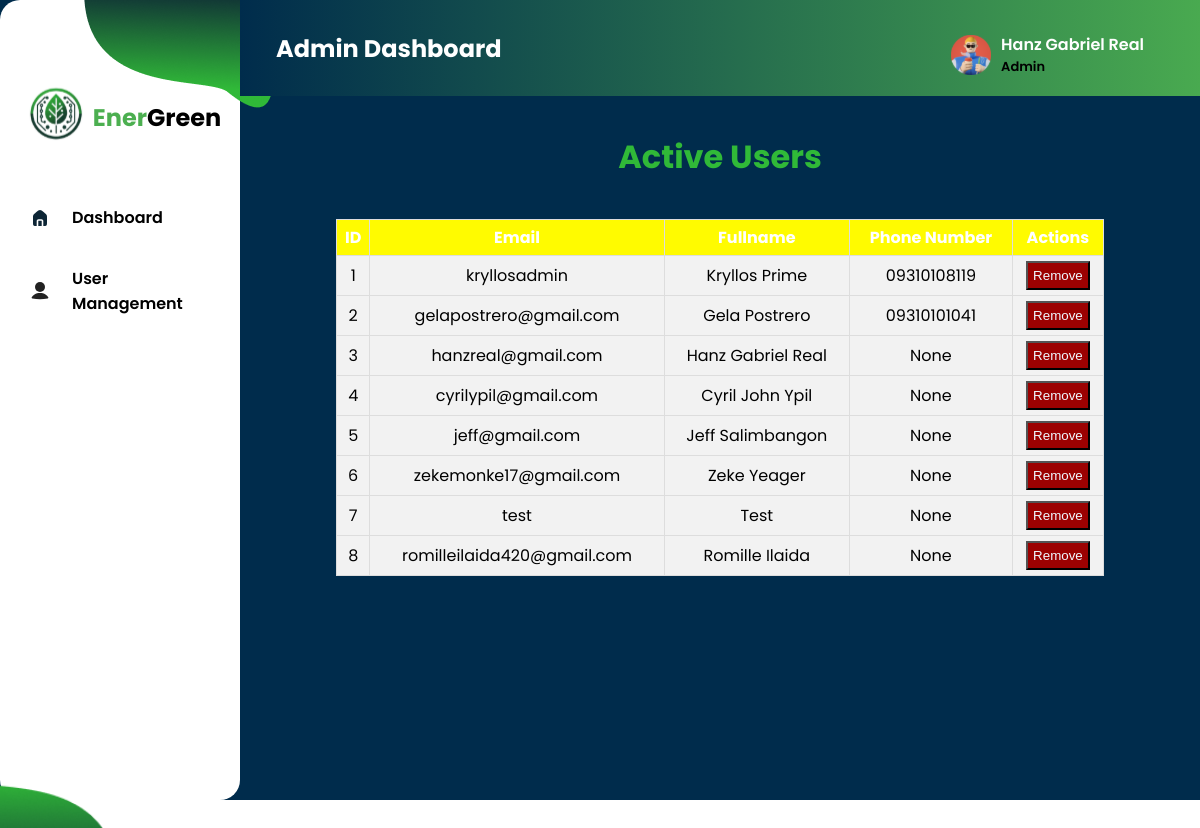
/UserManagement (signed in), run on the app's committed database.
### tables this page shows
CREATE TABLE user (
  id INTEGER NOT NULL PRIMARY KEY,
  email TEXT NOT NULL UNIQUE,
  fullname TEXT NOT NULL,
  password TEXT DEFAULT NULL,
  phoneno TEXT DEFAULT NULL,
  hasSetup INTEGER DEFAULT 0
);

### app.py (the view)
@app.route('/UserManagement')
def UserManagement():
    records = db.getall_users(table='user')
    return render_template('AdminCarbonEmissionDash.html',fullname=session.get('name'),records=records) if not session.get('name') == None else redirect(url_for('landing'))

### app.py (called while the page is built)
@app.after_request
def after_request(response):
    response.headers['Cache-Control'] = 'no-cache,no-store,must-revalidate'
    response.headers['Pragma'] = 'no-cache'
    return response

### dbhelper.py (called while the page is built)
    def getdb_connection(self):
        connection = connect(self.database)
        return connection

    def getprocess(self,sql:str):
        connection = self.getdb_connection()
        cursor = connection.cursor()
        cursor.execute(sql)
        cursor.row_factory = Row
        data:list = cursor.fetchall()  # Convert rows to dictionaries
        cursor.close()
        connection.close()
        return data

    def getall_users(self, table:str)->list:
        query = f"SELECT * FROM {table}"
        users:list = self.getprocess(query)
        return users

### templates/AdminCarbonEmissionDash.html (shortened to what this page needs)
{% extends 'AdminDashTemplate.html' %}
{% block content %}
<div style="display: flex; justify-content:center; align-items:center; padding-top: 1em;">
    <h1><span style="color: #30B938; text-align:center;">Active Users</span></h1>
</div>
<div class="table-container">
    <table class="styled-table">
        <thead>
            <tr>
                <th>ID</th>
                <th>Email</th>
                <th>Fullname</th>
                <th>Phone Number</th>
                <th>Actions</th>
            </tr>
        </thead>
        <tbody>
            {% for record in records %}
            <tr>
                <td>{{ record['id'] }}</td>
                <td>{{ record['email'] }}</td>
                <td>{{ record['fullname'].title() }}</td>
                <td>{{ record['phoneno']}}</td>
                <td><button style="cursor: pointer;background-color:rgb(156, 1, 1);color:aliceblue;padding:5px;" class="remove-btn" data-email="{{ record['email'] }}">Remove</button></td>
                </tr>
            {% endfor %}
        </tbody>
    </table>
</div>
{% endblock %}

### templates/AdminDashTemplate.html (shortened to what this page needs)
<!DOCTYPE html>
<html lang="en">
<head>
    <link rel="stylesheet" href="../static/css/AdminDashTemplateStyle.css">
</head>
<body>
    <div class="Container">
        <div class="Side-Navigation">
            <img id="sidetopimg" src="../static/images/png/sideimg2.png" alt="">
            <div class="logo-div">
                <div class="img-logo">
                    <img src="../static/images/logo/logo.svg" alt="">
                </div>
                <div class="webname">
                    <h2><span id="Color">Ener</span>Green</h2>
                </div>
            </div>
            <div class="Navigation-buttons">
                <div class="Dashbtn">
                    <li>
                        <a href="{{ url_for('AdminDashboard') }}" class="nav-button">
                            <img id="homeicon" src="../static/images/svg/Home-Icon.svg" alt="Dashboard Icon" width="24" height="24"> Dashboard
                        </a>
                    </li>
                </div>
                <div class="Dashbtn">
                    <li>
                        <a href="{{ url_for('UserManagement') }}" class="nav-button">
                            <img src="../static/images/svg/useric.svg" alt="Dashboard Icon" width="24" height="24"> User Management
                        </a>
                    </li>
                </div>
            </div>
            <img id="side-img" src="../static/images/png/sidebotimg.png" alt="" width="208">
        </div>
        <div class="Top-Main-Content">
            <div class="Top-Navigation">
                <div class="page-title">
                    <h2 id="dash-title">Admin Dashboard</h2>
                </div>
                <div class="profile-section" onclick="toggleDropdown()">
                    <a href="#">
                        <img src="../static/images/svg/profilenako.svg" alt="">
                        <div class="name-status">
                            <span id="user-name">{{ fullname }}</span> <br>
                            <p>Admin</p>
                        </div>
                    </a>
                </div>
            </div>
            {%  block content %}
            {% endblock %}
            </div>
        </div>
</body>
</html>

### static/css/AdminDashTemplateStyle.css (style rules this page uses)
body { padding: 0; margin: 0; box-sizing: border-box; overflow: hidden; }
.Container { display: flex; flex-direction: row; font-family: 'Poppins', sans-serif; overflow: hidden; width: 100vw; height: 100vh; background-color: #002c4c; }
.Side-Navigation { display: flex; align-items: center; flex-direction: column; width: 20vw; height: 100vh; background-color: #ffff; border-radius: 20px; }
#side-img { position: absolute; top: 87%; right: 90%; }
#sidetopimg { position: absolute; left: 7%; }
.profile-section span { color: #ffff; margin-right: 2em; }
.profile-section { position: relative; }
.name-status p { margin: 0; padding: 0; font-size: 13px; }
.Top-Navigation { position: relative; width: 100%; height: 12vh; background: linear-gradient(to left, #4CAF50, #002c4c); display: flex; align-items: center; padding: 0 20px; }
.page-title { position: relative; left: 1em; }
#dash-title { color: #ffff; }
.profile-section { display: flex; align-items: center; gap: 20px; position: absolute; top: 2em; right: 4em; font-weight: 600; }
.profile-section a { display: flex; align-items: center; text-decoration: none; color: black; gap: 10px; }
.profile-section img { width: 40px; height: 40px; }
.Top-Main-Content { width: 100%; height: 20vh; flex-direction: column; justify-content: space-between; }
.logo-div { display: flex; align-items: center; margin: 1em 2em 2em 2em; }
.logo-div, .Navigatiuon-buttons { margin-top: 5em; }
#Color { color: #4CAF50; }
.Dashbtn { list-style: none; width: 100%; border-radius: 20px; }
.Navigation-buttons { display: flex; flex-direction: column; align-items: flex-start; }
.Dashbtn a { display: flex; align-items: center; margin: 8px; gap: 20px; text-decoration: none; padding: 10px 20px; color: black; font-weight: 600; transition: background-color 0.3s, color 0.3s; border-radius: 10px; }
.Dashbtn a img { transition: color 0.1s; }

### templates/AdminCarbonEmissionDash.html (style rules this page uses)
.table-container { display: flex; justify-content: center; align-items: center; padding-top: 1em; max-height: 600px; overflow-y: auto; }
.styled-table { width: 80%; border-collapse: collapse; }
.styled-table thead { background-color: #fffb00; color: white; }
.styled-table th, .styled-table td { padding: 5px 5px; text-align: center; border: 1px solid #ddd; }
.styled-table td { background-color: #f2f2f2; }
.styled-table tbody tr:nth-child(even) { background-color: #f2f2f2; }

### data on the page
user: fullname "Hanz Gabriel Real", id "3", email "hanzreal@gmail.com", phoneno "None"
user: id "1", email "kryllosadmin", fullname "Kryllos Prime", phoneno "09310108119"
user: id "2", email "gelapostrero@gmail.com", fullname "Gela Postrero", phoneno "09310101041"
user: id "4", email "cyrilypil@gmail.com", fullname "Cyril John Ypil", phoneno "None"
user: id "5", email "jeff@gmail.com", fullname "Jeff Salimbangon", phoneno "None"
user: id "6", email "zekemonke17@gmail.com", fullname "Zeke Yeager", phoneno "None"
user: id "7", email "test", fullname "Test", phoneno "None"
user: id "8", email "romilleilaida420@gmail.com", fullname "Romille Ilaida", phoneno "None"
